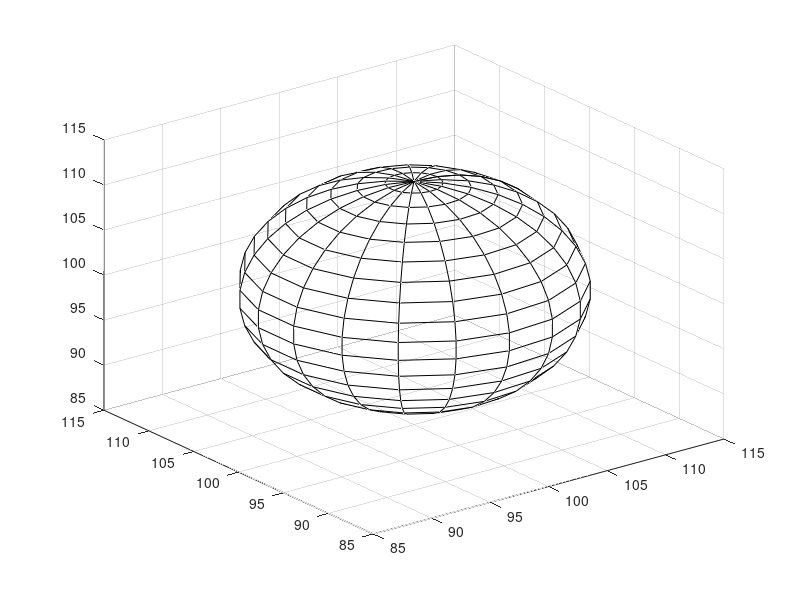

Reproduce this figure in MATLAB. (Note: this script raises an error after producing the figure.)
%%
%%%%%%%%%%%%%%%%%%%%%%%%%%%%%%%%%%%%%%%%%%%%%%%%
%%%%%%%%%%%%%%%%  Generating particle positions %%%%%%%%%%%%%%%
%%%%%%%% %%%%%%%%%%%%%%%%%%%%%%%%%%%%%%%%%%%%%%%%
clear all;
close all;
clc;

visual = 1; % boolean for plotting particle trajectories
save_var = 0; % boolean to save Matlab Workspace variables for analysis of kinetic coefficients
save_var_2 = 0; % boolean to save variables needed for statistical difference testing

if save_var == 1
    
    folderName = uigetdir();
    
end

if save_var_2 == 1
    
    folderName_2 = uigetdir();
    
end

maxLoop = 1;
numBins = 200;
tStart = 0;
tEnd = 10;
nStep = 201;
dT= (tEnd - tStart) / (nStep - 1);

rIn = 10.5;
rOut = 12;
r1 = rIn - 4;
r2 = rIn - 3;

N = 3;

theta = linspace(0 , 2 * pi , nStep - 1);

xIn = rIn * cos(theta(1 : nStep - 1));
yIn = rIn * sin(theta(1 : nStep - 1));

rdIn = [];
rdOut = [];

xOut = rOut * cos(theta(1 : nStep - 1));
yOut = rOut * sin(theta(1 : nStep - 1));

rC = 100;
[xS , yS , zS] = sphere(rC / 5 - 1);

D = 1 * 4.5;
% D = kB*T / 6 * pi * eta * R
% kBT = 4.11 * 10 ^ - 21 % units in J @25 degrees
% eta = 8.9 * 10 ^ - 4 % water viscosity
% R = 25 * 10 ^ - 9 % approximate size of typical mRNP particle

C = 1;
nP = 1;
scFac = sqrt(2 * C * D * dT);
%%
% Dimensions of simulation volume; 200 x 200 x 200.
% One element of the 3D matrix is a physical pixel.
for loop = 1 : maxLoop
    
    xi = randn(N , 1);
    
    norm = sqrt(xi(1)^2 + xi(2)^2 + xi(3)^2); 
    
    xi =xi / norm;
    
    R_N = (r1^N) + (r2^N) * rand(1 , 1); 
    R = (R_N)^(1 / N);
    
    rxi = R * xi;
    firstIn = 1;
    
    while firstIn
        
        if (rxi(1)^2 + rxi(2)^2 + rxi(3)^2) >= rIn^2 && (rxi(1)^2 + rxi(2)^2 + rxi(3)^2) <= rOut^2
            
            firstIn = 1;
            xi = randn(N , 1);
            
            norm = sqrt(xi(1)^2 + xi(2)^2 + xi(3)^2);
            
            xi =xi / norm;
            
            R_N = (r1^N) + (r2^N) * rand(1 , 1);
            R = (R_N)^(1 / N);
            
            rxi = R * xi;
            
        else
            
            firstIn = 0;
            
        end
        
    end
    
    xPart = zeros(nP , nStep);
    yPart = xPart;
    zPart = xPart;
    
    xPart(nP , 1) = 100 + rxi(1);
    yPart(nP , 1) = 100 + rxi(2);
    zPart(nP , 1) = 100 + rxi(3);
    
    flagLoc = zeros(nP , nStep); % 0 for inside and 1 for outside
    
    if (xPart(nP , 1) - 100)^2 + (yPart(nP , 1) - 100)^2 + (zPart(nP , 1) - 100)^2 > rOut^2
        
        flagLoc(nP , 1) = 1;
        
    elseif (xPart(nP , 1) - 100)^2 + (yPart(nP , 1) - 100)^2 + (zPart(nP , 1) - 100)^2 < rIn^2
        
        flagLoc(nP , 1) = 0;
        
    end
    
    dX = scFac * randn(nP , nStep);
    dY = scFac * randn(nP , nStep);
    dZ = scFac * randn(nP , nStep);
    
    for tSim = 2 : nStep - 1
        
        % Generate next particle position (similar to cumsum() )
        xPart(nP , tSim) = xPart(nP , tSim - 1) + dX(nP  , tSim - 1);
        yPart(nP , tSim) = yPart(nP , tSim - 1) + dY(nP  , tSim - 1);
        zPart(nP , tSim) = zPart(nP , tSim - 1) + dZ(nP  , tSim - 1);
        
        if ((xPart(nP , tSim) - 100)^2 + (yPart(nP , tSim) - 100)^2 + (zPart(nP , tSim) - 100)^2 < rIn^2)
            
            flagLoc(nP , tSim) = 0;
            
        elseif ((xPart(nP , tSim) - 100)^2 + (yPart(nP , tSim) - 100)^2 + (zPart(nP , tSim) - 100)^2 > rOut^2)
            
            flagLoc(nP , tSim) = 1;
            
        elseif ((xPart(nP , tSim) - 100)^2 + (yPart(nP , tSim) - 100)^2 + (zPart(nP , tSim) - 100)^2 >= rIn ^2) && ((xPart(nP , tSim) - 100)^2 + (yPart(nP , tSim) - 100)^2 + (zPart(nP , tSim) - 100)^2 <= rOut^2)
            
            inN = 1;
            
            while inN == 1
                
                dX(nP , tSim - 1) = scFac * randn();
                dY(nP , tSim - 1) = scFac * randn();
                dZ(nP , tSim - 1) = scFac * randn();
                
                xPart(nP , tSim) = xPart(nP , tSim - 1) + dX(nP  , tSim - 1);
                yPart(nP , tSim) = yPart(nP , tSim - 1) + dY(nP  , tSim - 1);
                zPart(nP , tSim) = zPart(nP , tSim - 1) + dZ(nP  , tSim - 1);
                
                if ((xPart(nP , tSim) - 100)^2 + (yPart(nP , tSim) - 100)^2 + (zPart(nP , tSim) - 100)^2 < rIn^2)
                    
                    inN = 0;
                    flagLoc(nP , tSim) = 0;
                    
                elseif ((xPart(nP , tSim) - 100)^2 + (yPart(nP , tSim) - 100)^2 + (zPart(nP , tSim) - 100)^2 > rOut^2)
                    
                    inN = 0;
                    flagLoc(nP , tSim) = 1;
                    
                elseif ((xPart(nP , tSim) - 100)^2 + (yPart(nP , tSim) - 100)^2 + (zPart(nP , tSim) - 100)^2 >= rIn ^2) && ((xPart(nP , tSim) - 100)^2 + (yPart(nP , tSim) - 100)^2 + (zPart(nP , tSim) - 100)^2 <= rOut^2)
                    
                    inN = 1;
                    
                end
                
            end
            
        end
        
        % Particle is outside
        % Check if next position is still outside, going inside or going in the NE
        % Once outside, and next inside, reject it
        % Once outside, and next in NE, reject it
        if flagLoc(nP , tSim) == 1
            
            xP = xPart(nP , tSim) + dX(nP , tSim);
            yP = yPart(nP , tSim) + dY(nP , tSim);
            zP = zPart(nP , tSim) + dZ(nP , tSim);
            
            if ((xP - 100)^2 + (yP - 100)^2 + (zP - 100)^2 > rOut^2) % Case 1
                
                flagLoc(nP , tSim + 1) = 1;
                
                xPart(nP , tSim + 1) = xPart(nP , tSim) + dX(nP , tSim);
                yPart(nP , tSim + 1) = yPart(nP , tSim) + dY(nP , tSim);
                zPart(nP , tSim + 1) = zPart(nP , tSim) + dZ(nP , tSim);
                
            elseif ((xP - 100)^2 + (yP - 100)^2 + (zP - 100)^2 >= rIn^2) && ((xP - 100)^2 + (yP - 100)^2 + (zP - 100)^2 <= rOut^2) % Case 2
                
                insideNENucleus = 1;
                
                while insideNENucleus == 1
                    
                    dX(nP , tSim) = scFac * randn();
                    dY(nP , tSim) = scFac * randn();
                    dZ(nP , tSim) = scFac * randn();
                    
                    xPart(nP , tSim + 1) = xPart(nP , tSim) + dX(nP , tSim);
                    yPart(nP , tSim + 1) = yPart(nP , tSim) + dY(nP , tSim);
                    zPart(nP , tSim + 1) = zPart(nP , tSim) + dZ(nP , tSim);
                    
                    if ((xPart(nP , tSim + 1) - 100)^2 + (yPart(nP , tSim + 1) - 100)^2 + (zPart(nP , tSim + 1) - 100)^2 >= rIn^2) && ((xPart(nP , tSim + 1) - 100)^2 + (yPart(nP , tSim + 1) - 100)^2 + (zPart(nP , tSim + 1) - 100)^2 <= rOut^2)
                        
                        insideNENucleus = 1;
                        
                    elseif ((xPart(nP , tSim + 1) - 100)^2 + (yPart(nP , tSim + 1) - 100)^2 + (zPart(nP , tSim + 1) - 100)^2 > rOut^2)
                        
                        insideNENucleus = 0;
                        flagLoc(nP , tSim + 1) = 1;
                        
                    elseif ((xPart(nP , tSim + 1) - 100)^2 + (yPart(nP , tSim + 1) - 100)^2 + (zPart(nP , tSim + 1) - 100)^2 < rIn^2)
                        
                        insideNENucleus = 1;
                        
                    end
                    
                end
                
            elseif ((xP - 100)^2 + (yP - 100)^2 + (zP - 100)^2 < rIn^2) % Case 3
                
                insideNEE = 1;
                
                while insideNEE == 1
                    
                    dX(nP , tSim) = scFac * randn();
                    dY(nP , tSim) = scFac * randn();
                    dZ(nP , tSim) = scFac * randn();
                    
                    xPart(nP , tSim + 1) = xPart(nP , tSim) + dX(nP , tSim);
                    yPart(nP , tSim + 1) = yPart(nP , tSim) + dY(nP , tSim);
                    zPart(nP , tSim + 1) = zPart(nP , tSim) + dZ(nP , tSim);
                    
                    if ((xPart(nP , tSim + 1) - 100)^2 + (yPart(nP , tSim + 1) - 100)^2 + (zPart(nP , tSim + 1) - 100)^2 >= rIn^2) && ((xPart(nP , tSim + 1) - 100)^2 + (yPart(nP , tSim + 1) - 100)^2 + (zPart(nP , tSim + 1) - 100)^2 <= rOut^2)
                        
                        insideNEE = 1;
                        
                    elseif ((xPart(nP , tSim + 1) - 100)^2 + (yPart(nP , tSim + 1) - 100)^2 + (zPart(nP , tSim + 1) - 100)^2 > rOut^2)
                        
                        insideNEE = 0;
                        flagLoc(nP , tSim + 1) = 1;
                        
                    elseif ((xPart(nP , tSim + 1) - 100)^2 + (yPart(nP , tSim + 1) - 100)^2 + (zPart(nP , tSim + 1) - 100)^2 < rIn^2)
                        
                        insideNEE = 1;
                        
                    end
                    
                end
                
            end
            
        end
        
        % Check that particle doesn't go outside simulation boundaries at next timestep
        xPP = xPart(nP , tSim) + dX(nP , tSim);
        yPP = yPart(nP , tSim) + dY(nP , tSim);
        zPP = zPart(nP , tSim) + dZ(nP , tSim);
        
        if xPP >= 200 || xPP <= 0
            
            outX = 1;
            
            while outX == 1
                
                dX(nP , tSim) = scFac * randn();
                
                xPP = xPart(nP , tSim) + dX(nP , tSim);
                
                if xPP >= 200 || xPP <= 0
                    
                    outX = 1;
                    
                elseif xPP < 200 && xPP > 0
                    
                    outX = 0;
                    xPart(nP , tSim + 1) = xPP;
                    
                end
                
            end
            
        end
        
        if yPP >= 200 || yPP <= 0
            
            outY = 1;
            
            while outY == 1
                
                dY(nP , tSim) = scFac * randn();
                
                yPP = yPart(nP , tSim) + dY(nP , tSim);
                
                if yPP >= 200 || yPP <= 0
                    
                    outY = 1;
                    
                elseif yPP < 200 && yPP > 0
                    
                    outY = 0;
                    yPart(nP , tSim + 1) = yPP;
                    
                end
                
            end
            
        end
        
        if zPP >= 200 || zPP <= 0
            
            outZ = 1;
            
            while outZ == 1
                
                dZ(nP , tSim) = scFac * randn();
                
                zPP = zPart(nP , tSim) + dZ(nP , tSim);
                
                if zPP >= 200 || zPP <= 0
                    
                    outZ = 1;
                    
                elseif zPP < 200 && zPP > 0
                    
                    outZ = 0;
                    zPart(nP , tSim + 1) = zPP;
                    
                end
                
            end
            
        end
        
    end
    
    
    xPart = xPart(nP , (1 : nStep - 1));
    yPart = yPart(nP , (1 : nStep - 1));
    zPart = zPart(nP , (1 : nStep - 1));
    
    dX = dX(nP , (1 : nStep - 1));
    dY = dY(nP , (1 : nStep - 1));
    dZ = dZ(nP , (1 : nStep - 1));
    
    flagLoc = flagLoc (nP , (1 : nStep - 1));
    
    PosSum = [xPart ;  yPart ; zPart];
    inNE = zeros(nP , nStep - 1);
    
    for ijk = 1 : nStep - 1
        
        if  ((PosSum(1 ,  ijk) - 100)^2 + (PosSum(2 ,  ijk) - 100)^2  + (PosSum(3 ,  ijk) - 100)^2) >=  rIn^2 && ((PosSum(1 ,  ijk) - 100)^2 + (PosSum(2 ,  ijk) - 100)^2  + (PosSum(3 ,  ijk) - 100)^2) <=  rOut^2
            
            inNE(nP ,  ijk) = ijk;
            
        end
        
    end
    
    inNE = inNE(inNE ~= 0);
    outNE = setdiff(1 : (nStep - 1) , inNE);
    
    %%% If done correctly we never expect particle to be placed inside NE ever
    disp(inNE);
    
    if visual == 1
        
        for tP = 1 : nStep - 1
            
            hFig = figure(1);
            set(hFig , 'Position', [500 70 700 700]);
            
            if ((xPart(nP , tP) - 100)^2 + (yPart(nP, tP) - 100)^2 + (zPart(nP , tP) - 100)^2) < rIn^2
                
                plot3(xPart(nP , tP) , yPart(nP, tP) , zPart(nP, tP) , 'rx' , 'MarkerSize' , 8); % inside nucleus plot
                
            elseif ((xPart(nP , tP) - 100)^2 + (yPart(nP, tP) - 100)^2 + (zPart(nP , tP) - 100)^2) > rOut^2
                
                plot3(xPart(nP , tP) , yPart(nP, tP) , zPart(nP, tP) , 'bx' , 'MarkerSize' , 8); % outside nucleus plot
                
            elseif ((xPart(nP , tP) - 100)^2 + (yPart(nP, tP) - 100)^2 + (zPart(nP , tP) - 100)^2) >= rIn^2 && ((xPart(nP , tP) - 100)^2 + (yPart(nP , tP) - 100)^2 + (zPart(nP , tP) - 100)^2) <= rOut^2
                
                plot3(xPart(nP , tP) , yPart(nP , tP) , zPart(nP , tP) , 'gx' , 'MarkerSize' , 8); % inside NE plot; shouldn't occur if we implemented exclusion zone properly
                
            end
            
            sPIn = surf(xS * rIn + 100 , yS * rIn + 100 , zS * rIn + 100);
            set(sPIn , 'FaceAlpha', 0.0);
            
            sPOut =  surf(xS * rOut + 100 , yS * rOut + 100 , zS * rOut + 100);
            set(sPOut , 'FaceAlpha', 0.0);
            
            ax = gca;
            ax.Color = [0.95 0.95 0.95];
            
            axis square;
            axis equal;
            
            grid on;
            rotate3d on;
            
            xlabel('X [pix]');
            ylabel('Y [pix]');
            zlabel('Z [pix]');
            
            pause(0.05);
            hold all;
            
        end
        
    end
    
    dXIn = dX(flagLoc == 0);
    dYIn = dY(flagLoc == 0);
    dZIn = dZ(flagLoc == 0);
    
    rdIn(loop ,  1 : size(dXIn , 2)) = dXIn.^2 + dYIn.^2 + dZIn.^2;
    
    dXOut = dX(flagLoc == 1);
    dYOut = dY(flagLoc == 1);
    dZOut = dZ(flagLoc == 1);
    
    rdOut(loop , 1 : size(dXOut , 2)) = dXOut.^2 + dYOut.^2 + dZOut.^2;
    
    if save_var == 1
        
        save([folderName,'\xCoo', num2str(loop) ,'.mat'] , 'xPart');
        save([folderName,'\yCoo', num2str(loop) ,'.mat'] , 'yPart');
        save([folderName,'\zCoo', num2str(loop) ,'.mat'] , 'zPart');
        save([folderName,'\pLoc', num2str(loop) ,'.mat'] , 'flagLoc');
        save([folderName,'\rdIn', num2str(loop) ,'.mat'] , 'rdIn');
        save([folderName,'\rdOut', num2str(loop) ,'.mat'] , 'rdOut');
        
        %%% Parameter save
        save([folderName,'\parameters','.mat'] , 'tStart' , 'tEnd' , 'nStep' , 'C' , 'D');
        
    end
    
    if save_var_2 == 1
        
        save([folderName_2,'\dXIn', num2str(loop) ,'.mat'] , 'dXIn');
        save([folderName_2,'\dYIn', num2str(loop) ,'.mat'] , 'dYIn');
        save([folderName_2,'\dZIn', num2str(loop) ,'.mat'] , 'dZIn');
        save([folderName_2,'\dXOut', num2str(loop) ,'.mat'] , 'dXOut');
        save([folderName_2,'\dYOut', num2str(loop) ,'.mat'] , 'dYOut');
        save([folderName_2,'\dZOut', num2str(loop) ,'.mat'] , 'dZOut');
        
        %%% Parameter save
        save([folderName_2,'\parameters','.mat'] , 'tStart' , 'tEnd' , 'nStep' , 'C' , 'D');
        
    end
    
    rdIn = rdIn(rdIn ~= 0);
    rdOut = rdOut(rdOut ~= 0);
    
end
%% Statistical testing of displacements
clear all;
close all;
clc;

pathName = uigetdir();
nP = 1;
load([pathName,'\parameters','.mat']);
selectedDXIn = rdir([pathName , '\**\*dXIn*.mat']);
selectedDYIn = rdir([pathName , '\**\*dYIn*.mat']);
selectedDZIn = rdir([pathName , '\**\*dZIn*.mat']);

selectedDXOut = rdir([pathName , '\**\*dXOut*.mat']);
selectedDYOut = rdir([pathName , '\**\*dYOut*.mat']);
selectedDZOut = rdir([pathName , '\**\*dZOut*.mat']);

for i = 1 : size(selectedDXIn , 1)
    
    dxi(i) =  load(selectedDXIn(i).name , 'dXIn');
    dyi(i) =  load(selectedDYIn(i).name , 'dYIn');
    dzi(i) =  load(selectedDZIn(i).name , 'dZIn');
    
end

for j = 1 : size(selectedDXIn , 1)
    
    try
        
        dxicoo(j , :) = dxi(nP , j).dXIn;
        dyicoo(j , :) = dyi(nP , j).dYIn;
        dzicoo(j , :) = dzi(nP , j).dZIn;
        
    catch
        
        continue
        
    end
    
end

for i = 1 : size(selectedDXOut , 1)
    
    dxo(i) =  load(selectedDXOut(i).name , 'dXOut');
    dyo(i) =  load(selectedDYOut(i).name , 'dYOut');
    dzo(i) =  load(selectedDZOut(i).name , 'dZOut');
    
end

for j = 1 : size(selectedDXOut , 1)
    
    try
        
        dxocoo(j , :) = dxo(nP , j).dXOut;
        dyocoo(j , :) = dyo(nP , j).dYOut;
        dzocoo(j , :) = dzo(nP , j).dZOut;
        
    catch
        
        continue
        
    end
    
end

dxicoo = reshape(dxicoo , [1 numel(dxicoo)]);
dyicoo = reshape(dyicoo , [1 numel(dyicoo)]);
dzicoo = reshape(dzicoo , [1 numel(dzicoo)]);

dxocoo = reshape(dxocoo , [1 numel(dxocoo)]);
dyocoo = reshape(dyocoo , [1 numel(dyocoo)]);
dzocoo = reshape(dzocoo , [1 numel(dzocoo)]);

dxicoo = dxicoo(dxicoo ~= 0); dyicoo = dyicoo(dyicoo ~= 0); dzicoo = dzicoo(dzicoo ~= 0);
dxocoo = dxocoo(dxocoo ~= 0); dyocoo = dyocoo(dyocoo ~= 0); dzocoo = dzocoo(dzocoo ~= 0);

% Statistical test to determine with certain significance level whether or not our displacements in simulation are sampled from normal distribution
% this is to ensure that rejecting of jumps doesn't change the underlying distribution of the displacements with 1% significance level
[h_dxin , p_dxin , stats_dxin] = chi2gof(dxicoo , 'Alpha' , 0.01);
[h_dyin , p_dyin , stats_dyin] = chi2gof(dyicoo , 'Alpha' , 0.01);
[h_dzin , p_dzin , stats_dzin] = chi2gof(dzicoo , 'Alpha' , 0.01);

[h_dxout , p_dxout , stats_dxout] = chi2gof(dxocoo , 'Alpha' , 0.01);
[h_dyout , p_dyout , stats_dyout] = chi2gof(dyocoo , 'Alpha' , 0.01);
[h_dzout , p_dzout , stats_dzout] = chi2gof(dzocoo , 'Alpha' , 0.01);

% Statistical test to determine with certain significance whether or not the displacements in different locations are statistically different, in other words, are they sampled from a different
% distribution
% [h_1 , p_1 , stats_1] = kstest2(dxicoo.^2 , dxocoo.^2 , 'Alpha' , 0.01);
% [h_2 , p_2 , stats_2] = kstest2(dyicoo.^2 , dyocoo.^2 , 'Alpha' , 0.01);
% [h_3 , p_3 , stats_3] = kstest2(dyicoo.^2 , dyocoo.^2 , 'Alpha' , 0.01);

% Histograms for showing similarities between rejected increments and theoretical chi-squared distributions with 1,2 and 3 degrees of freedom

% Inside comparison
xMax = linspace(0 , 10 , 300);
chi_1 = chi2pdf(xMax , 1); chi_2 = chi2pdf(xMax , 2); chi_3 = chi2pdf(xMax , 3);
% DOF 1
figure(1);
subplot(2 , 2 , 1);
plot(xMax , chi_1 , 'r'); hold on; histogram(dxicoo.^2 , 'FaceAlpha' , 0.5 , 'Normalization' , 'pdf'); hold on; histogram(dyicoo.^2 , 'FaceAlpha' , 0.5 , 'Normalization' , 'pdf'); hold on; histogram(dzicoo.^2 , 'FaceAlpha' , 0.5 , 'Normalization' , 'pdf');
xlabel('Squared distance in [pix^2]'); ylabel('Probability density function'); title('Theoretical DOF(1) \chi^{2}-distribution vs. rejected inside increments'); legend('Theoretical pdf' , 'dX_{in}^{2}' , 'dY_{in}^{2}' , 'dZ_{in}^{2}');
% DOF 2
subplot(2 , 2 , 2);
plot(xMax , chi_2 , 'r'); hold on; histogram(dxicoo.^2 + dyicoo.^2 , 'FaceAlpha' , 0.5 , 'Normalization' , 'pdf'); hold on; histogram(dxicoo.^2 + dzicoo.^2 , 'FaceAlpha' , 0.5 , 'Normalization' , 'pdf'); hold on; histogram(dyicoo.^2 + dzicoo.^2 , 'FaceAlpha' , 0.5 , 'Normalization' , 'pdf');
xlabel('Squared distance in [pix^2]'); ylabel('Probability density function'); title('Theoretical DOF(2) \chi^{2}-distribution vs. rejected inside increments'); legend('Theoretical pdf' , 'dX_{in}^{2}+dY_{in}^{2}' , 'dX_{in}^{2}+dZ_{in}^{2}' , 'dY_{in}^{2}+dZ_{in}^{2}');
% DOF 3
subplot(2 , 2 , 3);
plot(xMax , chi_3 , 'r'); hold on; histogram(dxicoo.^2 + dyicoo.^2 + dzicoo.^2 , 'FaceAlpha' , 0.5 , 'Normalization' , 'pdf');
xlabel('Squared distance in [pix^2]'); ylabel('Probability density function'); title('Theoretical DOF(3) \chi^{2}-distribution vs. rejected inside increments'); legend('Theoretical pdf' , 'dX_{in}^{2}+dY_{in}^{2}+dZ_{in}^{2}');
% Outside comparison
% DOF 1
figure(2);
subplot(2 , 2 , 1);
plot(xMax , chi_1 , 'r'); hold on; histogram(dxocoo.^2 , 'FaceAlpha' , 0.5 , 'Normalization' , 'pdf'); hold on; histogram(dyocoo.^2 , 'FaceAlpha' , 0.5 , 'Normalization' , 'pdf'); hold on; histogram(dzocoo.^2 , 'FaceAlpha' , 0.5 , 'Normalization' , 'pdf');
xlabel('Squared distance in [pix^2]'); ylabel('Probability density function'); title('Theoretical DOF(1) \chi^{2}-distribution vs. rejected outside increments'); legend('Theoretical pdf' , 'dX_{out}^{2}' , 'dY_{out}^{2}' , 'dZ_{out}^{2}');
%DOF 2
subplot(2 , 2 , 2);
plot(xMax , chi_2 , 'r'); hold on; histogram(dxocoo.^2 + dyocoo.^2 , 'FaceAlpha' , 0.5 , 'Normalization' , 'pdf'); hold on; histogram(dxocoo.^2 + dzocoo.^2 , 'FaceAlpha' , 0.5 , 'Normalization' , 'pdf'); hold on; histogram(dyocoo.^2 + dzocoo.^2 , 'FaceAlpha' , 0.5 , 'Normalization' , 'pdf');
xlabel('Squared distance in [pix^2]'); ylabel('Probability density function'); title('Theoretical DOF(2) \chi^{2}-distribution vs. rejected outside increments'); legend('Theoretical pdf' , 'dX_{out}^{2}+dY_{out}^{2}' , 'dX_{out}^{2}+dZ_{out}^{2}' , 'dY_{out}^{2}+dZ_{out}^{2}');
% DOF 3
subplot(2 , 2 , 3);
plot(xMax , chi_3 , 'r'); hold on; histogram(dxocoo.^2 + dyocoo.^2 + dzocoo.^2 , 'FaceAlpha' , 0.5 , 'Normalization' , 'pdf');
xlabel('Squared distance in [pix^2]'); ylabel('Probability density function'); title('Theoretical DOF(3) \chi^{2}-distribution vs. rejected outside increments'); legend('Theoretical pdf' , 'dX_{out}^{2}+dY_{out}^{2}+dZ_{out}^{2}');
%% Loading saved particle positions
clear all;
close all;
clc;

nP = 1;
pathName = uigetdir();
load([pathName,'\parameters','.mat']);
selectedX = rdir([pathName , '\**\*xCoo*.mat']);
selectedY = rdir([pathName , '\**\*yCoo*.mat']);
selectedZ = rdir([pathName , '\**\*zCoo*.mat']);
selectedLoc = rdir([pathName , '\**\*pLoc*.mat']);

for i = 1 : size(selectedX , 1)
    
    xC(i) =  load(selectedX(i).name , 'xPart');
    yC(i) =  load(selectedY(i).name , 'yPart');
    zC(i) =  load(selectedZ(i).name , 'zPart');
    pLc(i) =  load(selectedLoc(i).name , 'flagLoc');
    
end

for j = 1 : size(selectedX , 1)
    
    yCoo(j , :) = yC(nP , j).yPart;
    xCoo(j , :) = xC(nP , j).xPart;
    zCoo(j , :) = zC(nP , j).zPart;
    paLoc(j , :) = pLc(nP , j).flagLoc;
    
end

% Parameters of simulation
dT= (tEnd - tStart) / (nStep - 1);
factor = ((95.8 * 10 ^ - 9) ^ 2) / dT; % units of the pixel 95.8nm
DReal = D * factor;
%% Diffusion calculation for simulated trajectories
% 1 - Particles inside nucleus
for simCount = 1 : size(selectedX , 1)
    
    indTIn = find((paLoc(simCount , :) == 0)); % find for each simulation timepoints corresponding to outside, 0,  and inside, 1, the nucleus
    MSDIn = zeros(size(indTIn , 2)  - 1 , 1);
    
    if ~ isempty(indTIn)
        
        for nn = 1 :  (size(indTIn , 2) - 1)
            
            for ii = 1 : (size(indTIn , 2)  - nn)
                
                dXIn = xCoo(simCount , indTIn(nn + ii)) - xCoo(simCount , indTIn(ii));
                dYIn = yCoo(simCount , indTIn(nn + ii)) - yCoo(simCount , indTIn(ii));
                dZIn = zCoo(simCount , indTIn(nn + ii)) - zCoo(simCount , indTIn(ii));
                %sumSqDIn = sum(dXIn^2 + dYIn^2);
                sumSqDIn = sum(dXIn^2 + dYIn^2 + dZIn^2);
                
                MSDIn(nn) = MSDIn(nn) + sumSqDIn;
                
            end
            
            MSDIn(nn) = MSDIn(nn) / (size(indTIn , 2)  -  nn);
            
        end
        
        tLIn = (1 : (size(indTIn , 2) - 1));
        tLIn = tLIn( 1 : end / 4);
        mIn = [MSDIn]';
        mIn = mIn( 1 : end / 4);
        
        fittedMSDIn = polyfit( tLIn , mIn , 1);
        MSDPlotIn{simCount} = [0 ; MSDIn]';
        tLagIn{simCount} = 0 : (size(indTIn , 2) - 1);
        
        DdIn = fittedMSDIn(1); % units are in [pix^2 / s]
        dTotIn(simCount) = DdIn;
        
    end
    
end

% Plot all MSD curves for all simulations
for pIn = 1 : size(MSDPlotIn , 2)
    
    if ~ isempty(MSDPlotIn{1 , pIn})
        
        figure(1);
        plot(tLagIn{1 , pIn} , MSDPlotIn{1 , pIn});
        hold on;
        
    end
    
end
xlabel('Lag time [\Deltat]');
ylabel('MSD in [pix^2]');
title('MSD vs lag time for particles inside');

% Mean diffusion coefficient inside for 2D and 3D
%dTotIn = dTotIn(dTotIn ~= 0) / (4 * C * dT);
dTotIn = dTotIn(dTotIn ~= 0) / (6 * C * dT);
figure(2);
histogram(dTotIn , 20 , 'FaceColor' , 'blue');
xlabel('Diffusion coefficient in [pix^2/s]');
ylabel('Counts');
title('Distribution of diffusion coefficients inside - 3D MSD fit');

meanDIn2D = mean(dTotIn);
%meanDIn3D = mean(dTotIn);
%% 2 - Particles outside nucleus
for simCount = 1 : size(selectedX , 1)
    
    indTOut = find((paLoc(simCount , :) == 1)); % find for each simulation timepoints corresponding to outside, 0,  and inside, 1, the nucleus
    MSDOut = zeros(size(indTOut , 2)  - 1 , 1);
    
    if ~ isempty(indTOut)
        
        for nn = 1 :  (size(indTOut , 2) - 1)
            
            for ii = 1 : (size(indTOut , 2)  - nn)
                
                dXOut = xCoo(simCount , indTOut(ii + nn)) - xCoo(simCount , indTOut(ii));
                dYOut = yCoo(simCount , indTOut(ii + nn)) - yCoo(simCount , indTOut(ii));
                %dZOut = zCoo(simCount , indTOut(ii + nn)) - zCoo(simCount , indTOut(ii));
                sumSqDOut = sum(dXOut^2 + dYOut^2);
                %sumSqDOut = sum(dXOut^2 + dYOut^2 + dZOut^2);
                MSDOut(nn) = MSDOut(nn) + sumSqDOut;
                
            end
            
            MSDOut(nn) = MSDOut(nn) / (size(indTOut , 2)  -  nn);
            
        end
        
        fittedMSDOut = polyfit( (0 : (size(indTOut , 2) - 1)) , [0 ; MSDOut]' , 1);
        MSDPlotOut{simCount} = [0 ; MSDOut]';
        tLagOut{simCount} = 0 : (size(indTOut , 2) - 1);
        
        DdOut = fittedMSDOut(1); % units are in [pix^2 / s]
        dTotOut(simCount) = DdOut;
        
    end
    
end

% Plot all MSD curves for all simulations
for pOut = 1 : size(MSDPlotOut , 2)
    
    if ~ isempty(MSDPlotOut{1 , pOut})
        
        figure(1);
        plot(tLagOut{1 , pOut} , MSDPlotOut{1 , pOut});
        hold on;
        
    end
    
end
xlabel('Lag time [\Deltat]');
ylabel('MSD in [pix^2]');
title('MSD vs lag time for particles outside');

% Mean diffusion coefficient outside for 2D and 3D
dTotOut = dTotOut(dTotOut ~= 0) / (4 * C * dT);
%dTotOut = dTotOut(dTotOut ~= 0) / (6 * C * dT);
figure(2);
histogram(dTotOut , 20 , 'FaceColor' , 'blue');
xlabel('Diffusion coefficient in [pix^2/s]');
ylabel('Counts');
title('Distribution of diffusion coefficients outside - 3D MSD fit');

meanDOut2D = mean(dTotOut);
%meanDOut3D = mean(dTotOut);

%%%%% Ratio diffusion outside vs inside for 2D and 3D
%ratioD2D = meanDOut2D / meanDIn2D;
%ratioD3D = meanDOut3D / meanDIn3D;
%% Calculation of nuclear diffusion time of simulated mRNA particles before tracking
clear all;
close all;
clc;

nP = 1;
pathName = uigetdir();
load([pathName,'\parameters','.mat']);

selectedLoc = rdir([pathName , '\**\*pLoc*.mat']);

for i = 1 : size(selectedLoc , 1)
    
    pLc(i) =  load(selectedLoc(i).name , 'flagLoc');
    
end

for j = 1 : size(selectedLoc , 1)
    
    paLoc(j , :) = pLc(nP , j).flagLoc;
    
end

% Parameter of simulation
dT= (tEnd - tStart) / (nStep - 1);

% find location where particle is outside for the first time.
for j = 1 : size(selectedLoc , 1)
    
    nuclearDiffTime(j) = dT * size((1 : (find(paLoc(j , :) , 1 , 'first') - 1)) , 2);
    
end

averageNuclearDiffTime = mean(nuclearDiffTime); % time in seconds
%% Use quarter of time points, select quarter randomly from set of indices
% %%%%%%%%%%%%%%%%%%%%%%%%%%%%%%%%%%%%%%%%%%%%%%%%%%%%%%%%%
%%%%%%%%%%%%%%%%%%%%%%%%%%%%%%%%%%%%%%%%%%%%%%%%%%%%%%%%%%%%%%%%
%%%%%%%%%%%%%%%%%%%%%%%%%%%%%%%%%%%%%%%%%%%%%%%%%%%%%%%%%%%%%%%%
%%% Diffusion calculation but now we only use up to 1/4th of the timepoints that are present
%%% Diffusion calculation for simulated trajectories
% 1 - Particles inside nucleus
% for simCount = 1 : size(selectedX , 1)
%
%     indTIn = find((paLoc(simCount , :) == 0));
%
%     if ~ isempty(indTIn)
%
%         indTIn = indTIn(1) : indTIn(1 + ceil((indTIn(size(indTIn , 2)) - indTIn(1)) / 4));
%         MSDIn = zeros(size(indTIn , 2)  - 1 , 1);
%
%         for nn = 1 :  (size(indTIn , 2) - 1)
%
%             for ii = 1 : (size(indTIn , 2)  - nn)
%
%                 dXIn = xCoo(simCount , indTIn(nn + ii)) - xCoo(simCount , indTIn(ii));
%                 dYIn = yCoo(simCount , indTIn(nn + ii)) - yCoo(simCount , indTIn(ii));
%                 %dZIn = zCoo(simCount , indTIn(nn + ii)) - zCoo(simCount , indTIn(ii));
%                 sumSqDIn = sum(dXIn^2 + dYIn^2);
%                 %sumSqDIn = sum(dXIn^2 + dYIn^2 + dZIn^2);
%
%                 MSDIn(nn) = MSDIn(nn) + sumSqDIn;
%
%             end
%
%             MSDIn(nn) = MSDIn(nn) / (size(indTIn , 2)  -  nn);
%
%         end
%
%         fittedMSDIn = polyfit( (0 : (size(indTIn , 2) - 1)) , [0 ; MSDIn]' , 1); % fitting the MSD to a linear model
%         MSDPlotIn{simCount} = [0 ; MSDIn]';
%         tLagIn{simCount} = 0 : (size(indTIn , 2) - 1);
%
%         DdIn = fittedMSDIn(1); % units are in [pix^2 / s]
%         dTotIn(simCount) = DdIn;
%
%     end
%
% end
%
% % Plot all MSD curves for all simulations
% for pIn = 1 : size(MSDPlotIn , 2)
%
%     if ~ isempty(MSDPlotIn{1 , pIn})
%
%         figure(1);
%         plot(tLagIn{1 , pIn} , MSDPlotIn{1 , pIn});
%         hold on;
%
%     end
%
% end
% xlabel('Lag time [\Deltat]');
% ylabel('MSD in [pix^2]');
% title('MSD vs lag time for particles inside');
%
% % Mean diffusion coefficient inside for 2D and 3D
% meanDIn2D = mean(dTotIn(dTotIn ~= 0)) / (4 * C * dT);
% %meanDIn3D = mean(dTotIn(dTotIn ~= 0)) / (6 * C * dT);
% %% 2 - Particles outside nucleus
% for simCount = 1 : size(selectedX , 1)
%
%     indTOut = find((paLoc(simCount , :) == 1));
%
%     if ~ isempty(indTOut)
%
%         indTOut = indTOut(1) : indTOut(1 + ceil((indTOut(size(indTOut , 2)) - indTOut(1)) / 4));
%         MSDOut = zeros(size(indTOut , 2)  - 1 , 1);
%
%         for nn = 1 :  (size(indTOut , 2) - 1)
%
%             for ii = 1 : (size(indTOut , 2)  - nn)
%
%                 dXOut = xCoo(simCount , indTOut(ii + nn)) - xCoo(simCount , indTOut(ii));
%                 dYOut = yCoo(simCount , indTOut(ii + nn)) - yCoo(simCount , indTOut(ii));
%                 %dZOut = zCoo(simCount , indTOut(ii + nn)) - zCoo(simCount , indTOut(ii));
%                 sumSqDOut = sum(dXOut^2 + dYOut^2);
%                 %sumSqDOut = sum(dXOut^2 + dYOut^2 + dZOut^2);
%                 MSDOut(nn) = MSDOut(nn) + sumSqDOut;
%
%             end
%
%             MSDOut(nn) = MSDOut(nn) / (size(indTOut , 2)  -  nn);
%
%         end
%
%         fittedMSDOut = polyfit( (0 : (size(indTOut , 2) - 1)) , [0 ; MSDOut]' , 1);
%         MSDPlotOut{simCount} = [0 ; MSDOut]';
%         tLagOut{simCount} = 0 : (size(indTOut , 2) - 1);
%
%         DdOut = fittedMSDOut(1); % units are in [pix^2 / s]
%         dTotOut(simCount) = DdOut;
%
%     end
%
% end
%
% % Plot all MSD curves for all simulations
% for pOut = 1 : size(MSDPlotOut , 2)
%
%     if ~ isempty(MSDPlotOut{1 , pOut})
%
%         figure(2);
%         plot(tLagOut{1 , pOut} , MSDPlotOut{1 , pOut});
%         hold on;
%
%     end
%
% end
% xlabel('Lag time [\Deltat]');
% ylabel('MSD in [pix^2]');
% title('MSD vs lag time for particles outside');
%
% % Mean diffusion coefficient outside for 2D and 3D
% meanDOut2D = mean(dTotOut(dTotOut ~= 0)) / (4 * C * dT);
% %meanDOut3D = mean(dTotOut(dTotOut ~= 0)) / (6 * C * dT);
%
% %%%%% Ratio diffusion outside vs inside for 2D and 3D
% ratioD2D = meanDOut2D / meanDIn2D;
% %ratioD3D = meanDOut3D / meanDIn3D;
%% %%%%%%%%%%%%%%%%%%%%%%%%%%%%%%%%%%%%%%%%%%%%%%%%%%%%%%%%%%%%
%%%%%% Jump distance analysis for simulated data
deltaT = dT;
m = 1;
for numSim = 1 : size(selectedX , 1)
    
    sizeXYZ = size(diff(xCoo(numSim , :)) , 2);
    
    dXSQ(numSim , 1 : sizeXYZ) = diff(xCoo(numSim , 1 : sizeXYZ + 1)) .^ 2;
    dYSQ(numSim , 1 : sizeXYZ) = diff(yCoo(numSim , 1 : sizeXYZ + 1)) .^ 2;
    dZSQ(numSim , 1 : sizeXYZ) = diff(zCoo(numSim , 1 : sizeXYZ + 1)) .^ 2;
    
end

RSQ = sqrt(dXSQ + dYSQ + dZSQ);
RSQ = reshape(RSQ , [1 numel(RSQ)]);

[PData , RSQData] = ksdensity(RSQ , 'Function' , 'pdf');

figure(1);
histogram(RSQ ,'Normalization' ,'pdf');
hold on;
plot(RSQData ,  PData , 'r');
